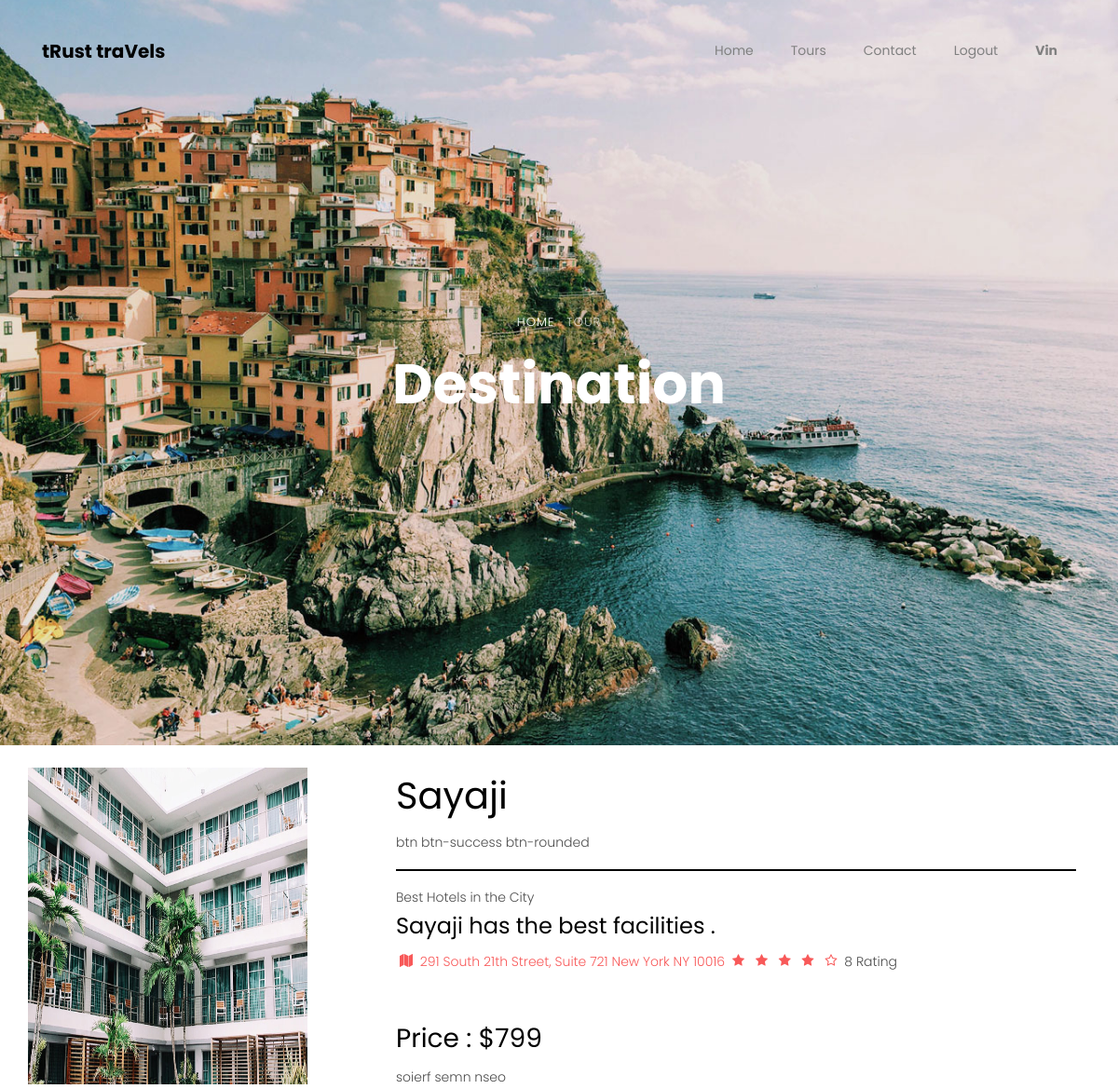
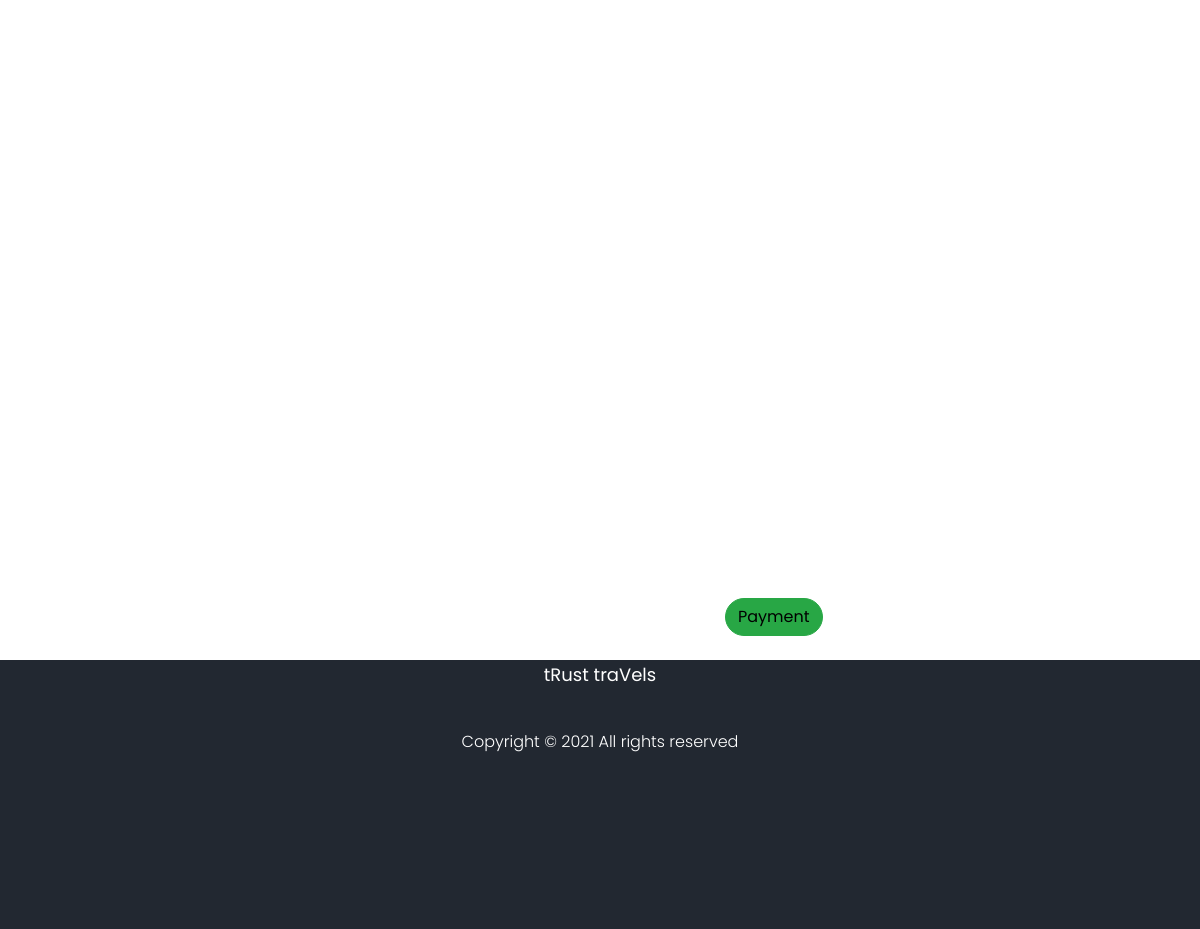
The app's page /tours/discover/12/hotel/2/ (signed in) with its own data (2 pictures, top to bottom).
### home/models.py (models this page shows, shortened)
class Hotels(models.Model):
    myyid = models.AutoField
    hotel_name=models.CharField(max_length=100)
    desc=models.CharField(max_length=100000,default="")
    hotel_img=models.ImageField(upload_to="img/%y")
    price=models.IntegerField(default="0")

### home/views.py (the view)
# urls.py: path("tours/discover/<int:myid>/hotel/<int:myyid>/",views.hotel_view,name = "hotel_view"),
@login_required(login_url='../login/')
def hotel_view(request,myid,myyid):
    hot = Hotels.objects.filter(id=myyid)
    return render(request, "home/hotel_view.html",{'hot':hot[0]})

### home/templates/home/hotel_view.html (shortened to what this page needs)
{% extends 'base.html' %}
{% block body %}
<div class="hero-wrap js-fullheight" style="background-image: url('/static/images/bg_3.jpg');">
    <div class="container">
      <div class="row no-gutters slider-text js-fullheight align-items-center justify-content-center" data-scrollax-parent="true">
        <div class="col-md-9 ftco-animate text-center" data-scrollax=" properties: { translateY: '70%' }">
          <p class="breadcrumbs" data-scrollax="properties: { translateY: '30%', opacity: 1.6 }"><span class="mr-2"><a href="index.html">Home</a></span> <span>Tour</span></p>
          <h1 class="mb-3 bread" data-scrollax="properties: { translateY: '30%', opacity: 1.6 }">Destination</h1>
        </div>
      </div>
    </div>
  </div>
<div class="container my-4">
    <div class="row">
        <div class="col-md-4">
            <div class="row">
                <img src="{{hot.hotel_img.url}}" width="300px" height="340px">
            </div>
        </div>
        <div class="col-md-8">
            <h1>{{hot.hotel_name}}</h1>btn btn-success btn-rounded
            <hr style="border-top: solid 2px black;">
            <span>Best Hotels in the City</span>
            <h4>{{hot.hotel_name}} has the best facilities .</h4>
            <p class="rate mb-5">
                <span class="loc"><a href="#"><i class="icon-map"></i> 291 South 21th Street, Suite 721 New York NY 10016</a></span>
                <span class="star">
                      <i class="icon-star"></i>
                      <i class="icon-star"></i>
                      <i class="icon-star"></i>
                      <i class="icon-star"></i>
                      <i class="icon-star-o"></i>
                      8 Rating</span>
                  </p>
                        <h3>Price : ${{hot.price}}</h3>
                  <p>{{hot.desc}}</p>
            <button class="btn btn-success btn-rounded" style="margin-left: 300px;"><a href="payment/" style="color: black; ">Payment</a></button>
        </div>
    </div>
</div>
{% endblock %}

### templates/base.html (shortened to what this page needs)
{% load static %}
<!doctype html>
<html lang="en">
<head>
  <link rel="stylesheet" href="/static/css/open-iconic-bootstrap.min.css">
  <link rel="stylesheet" href="/static/css/animate.css">
  <link rel="stylesheet" href="/static/css/owl.carousel.min.css">
  <link rel="stylesheet" href="/static/css/owl.theme.default.min.css">
  <link rel="stylesheet" href="/static/css/magnific-popup.css">
  <link rel="stylesheet" href="/static/css/aos.css">
  <link rel="stylesheet" href="/static/css/ionicons.min.css">
  <link rel="stylesheet" href="/static/css/bootstrap-datepicker.css">
  <link rel="stylesheet" href="/static/css/jquery.timepicker.css">
  <link rel="stylesheet" href="/static/css/flaticon.css">
  <link rel="stylesheet" href="/static/css/icomoon.css">
  <link rel="stylesheet" href="/static/css/style.css">
</head>
<body>
  <nav class="navbar navbar-expand-lg navbar-dark ftco_navbar bg-dark ftco-navbar-light" id="ftco-navbar">
    <div class="container">
      <a class="navbar-brand" href="/">tRust traVels</a>
      <div class="collapse navbar-collapse" id="ftco-nav">
        <ul class="navbar-nav ml-auto">
          {% if user.is_authenticated %}
          <li class="nav-item active"><a href="/" class="nav-link">Home</a></li>
          <li class="nav-item"><a href="/tours/" class="nav-link">Tours</a></li>
          <li class="nav-item"><a href="/contact/" class="nav-link">Contact</a></li>
          <li class="nav-item"><a href="/login/logout/" class="nav-link">Logout</a></li>
          <li class="nav-item bi bi-person-circle"><a href="/login/profile/" class="nav-link"><b>{{user.username}}</b></a></li>
          {%endif%}
        </ul>
      </div>
    </div>
  </nav>
  {% block body %}{% endblock %}
  <footer class="ftco-footer ftco-bg-dark ftco-section">
    <div class="container">
      <div class="row mb-5">
        <div class="col-md">
          <div class="ftco-footer-widget mb-4">
            <h2 class="ftco-heading-2 text-center">tRust traVels</h2>
            <div class="col-md-12 text-center " style="color: white;">
              Copyright &copy;
              <script>document.write(new Date().getFullYear());</script> All rights reserved
          </div>
         <ul class="ftco-footer-social list-unstyled float-md-left float-lft mt-5 " style="margin-left: 480px;">
            </ul>
          </div>
        </div>
    </div>
  </footer>
</body>
</html>

### static/css/icomoon.css (style rules this page uses)
[class^="icon-"], [class*=" icon-"] { font-family: 'icomoon' !important; speak: none; font-style: normal; font-weight: normal; font-variant: normal; text-transform: none; line-height: 1; -webkit-font-smoothing: antialiased; -moz-osx-font-smoothing: grayscale; }
.icon-star:before { content: "\f005"; }
.icon-star-o:before { content: "\f006"; }
.icon-map:before { content: "\f279"; }

### templates/base.html (style rules this page uses)
.ftco-navbar-light .navbar-nav > .nav-item.active > a { color: gray; }
.ftco-navbar-light .navbar-nav > .nav-item > .nav-link { font-size: 14px; padding-top: .9rem; padding-bottom: .9rem; padding-left: 20px; padding-right: 20px; color: gray; font-weight: 400; opacity: 1 !important; }
.ftco-footer { font-size: 16px; background: #222831; padding: 0.5px; }
.ftco-navbar-light .navbar-brand { color: black; }

### records on screen
Hotels: hotel_img (picture), hotel_name "Sayaji", price "799", desc "soierf semn nseo"

### other values on screen
{{ user.username }} "Vin"
